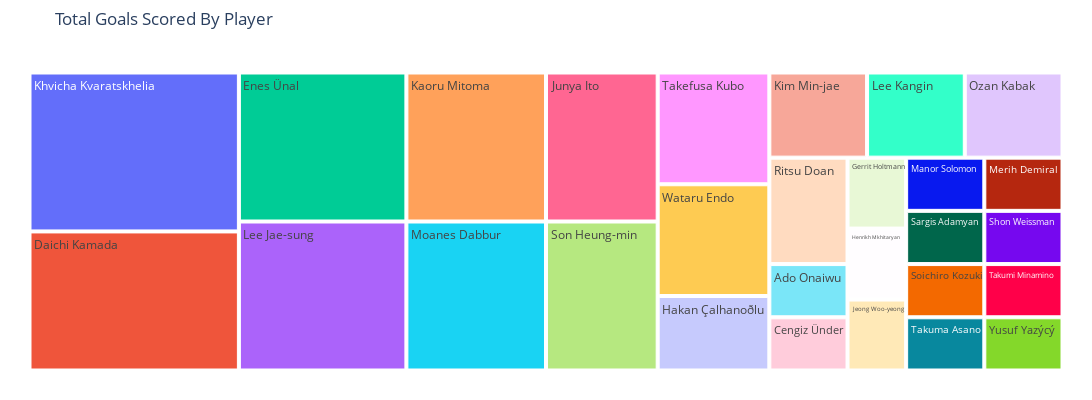

Notebook cell for this chart:
### Code cell
fig = px.treemap(df_asia, path =['Player'], values = 'Goals', width = 1200, height = 400, title = '\nTotal Goals Scored By Player')
fig.update_layout(margin = dict(t=50, l=25, r=25, b=25))
fig.show()

### Figure 1 — Plotly figure (JSON) as saved in the notebook; plotly's stock layout.template omitted (floating-point values rounded to 4 significant figures)
{"data": [{"branchvalues": "total", "domain": {"x": [0, 1], "y": [0, 1]}, "hovertemplate": "labels=%{label}<br>Goals=%{value}<br>parent=%{parent}<br>id=%{id}<extra></extra>", "ids": ["Ado Onaiwu", "Cengiz Ünder", "Cenk Özkacar", "Daichi Kamada", "Doðan Alemdar", "Eldor Shomurodov", "Emirhan Ýlkhan", "Enes Ünal", "Genki Haraguchi", "Gerrit Holtmann", "Giorgi Mamardashvili", "Grigoris Kastanos", "Hakan Çalhanoðlu", "Halil Derviþoðlu", "Henrikh Mkhitaryan", "Hiroki Ito", "Hwang Hee-chan", "Jeong Woo-yeong", "Junya Ito", "Kaan Ayhan", "Kaoru Mitoma", "Kenan Karaman", "Khvicha Kvaratskhelia", "Kim Min-jae", "Ko Itakura", "Lee Jae-sung", "Lee Kangin", "Luka Lochoshvili", "Makoto Hasebe", "Manor Solomon", "Maya Yoshida", "Merih Demiral", "Mert Müldür", "Moanes Dabbur", "Ozan Kabak", "Ritsu Doan", "Salih Özcan", "Saman Ghoddos", "Sardar Azmoun", "Sargis Adamyan", "Shon Weissman", "Soichiro Kozuki", "Son Heung-min", "Takefusa Kubo", "Takehiro Tomiyasu", "Takuma Asano", "Takumi Minamino", "Tolga Ciðerci", "Wataru Endo", "Yusuf Yazýcý", "Yýldýrým Mert Çetin", "Zeki Çelik", "Çaðlar Söyüncü"], "labels": ["Ado Onaiwu", "Cengiz Ünder", "Cenk Özkacar", "Daichi Kamada", "Doðan Alemdar", "Eldor Shomurodov", "Emirhan Ýlkhan", "Enes Ünal", "Genki Haraguchi", "Gerrit Holtmann", "Giorgi Mamardashvili", "Grigoris Kastanos", "Hakan Çalhanoðlu", "Halil Derviþoðlu", "Henrikh Mkhitaryan", "Hiroki Ito", "Hwang Hee-chan", "Jeong Woo-yeong", "Junya Ito", "Kaan Ayhan", "Kaoru Mitoma", "Kenan Karaman", "Khvicha Kvaratskhelia", "Kim Min-jae", "Ko Itakura", "Lee Jae-sung", "Lee Kangin", "Luka Lochoshvili", "Makoto Hasebe", "Manor Solomon", "Maya Yoshida", "Merih Demiral", "Mert Müldür", "Moanes Dabbur", "Ozan Kabak", "Ritsu Doan", "Salih Özcan", "Saman Ghoddos", "Sardar Azmoun", "Sargis Adamyan", "Shon Weissman", "Soichiro Kozuki", "Son Heung-min", "Takefusa Kubo", "Takehiro Tomiyasu", "Takuma Asano", "Takumi Minamino", "Tolga Ciðerci", "Wataru Endo", "Yusuf Yazýcý", "Yýldýrým Mert Çetin", "Zeki Çelik", "Çaðlar Söyüncü"], "name": "", "parents": ["", "", "", "", "", "", "", "", "", "", "", "", "", "", "", "", "", "", "", "", "", "", "", "", "", "", "", "", "", "", "", "", "", "", "", "", "", "", "", "", "", "", "", "", "", "", "", "", "", "", "", "", ""], "type": "treemap", "values": [1, 1, 0, 7, 0, 0, 0, 6, 0, 1, 0, 0, 2, 0, 1, 0, 0, 1, 4, 0, 5, 0, 8, 2, 0, 6, 2, 0, 0, 1, 0, 1, 0, 5, 2, 2, 0, 0, 0, 1, 1, 1, 4, 3, 0, 1, 1, 0, 3, 1, 0, 0, 0]}], "layout": {"height": 400, "legend": {"tracegroupgap": 0}, "margin": {"b": 25, "l": 25, "r": 25, "t": 50}, "title": {"text": "\nTotal Goals Scored By Player"}, "width": 1200}}
